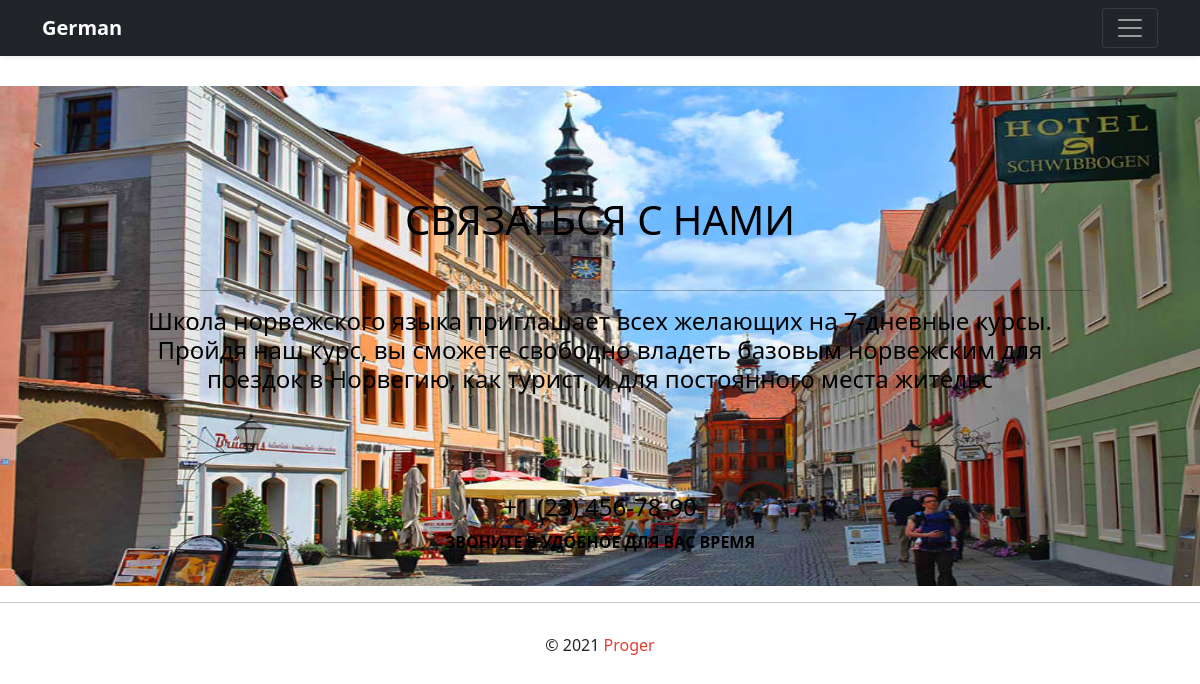
/contacts.php, run on the app's committed database.
### tables this page shows
CREATE TABLE `contacts` (
  `id` int(11) NOT NULL,
  `header_title` varchar(100) NOT NULL,
  `title` text NOT NULL,
  `phone` varchar(20) NOT NULL,
  `text` varchar(100) NOT NULL,
  `image` varchar(100) NOT NULL
);

### required/functions.php (called while the page is built, shortened)
<?php
require_once 'db.php';
function createRsArray($rs)
{
    $rsArray = array();
    while($row = mysqli_fetch_assoc($rs)){
        $rsArray[] = $row;
    }
    return $rsArray;
}
function getAllContacts()
{
    global $db;
    $sql = "SELECT * FROM `contacts`";
    $rs = mysqli_query($db, $sql);
    return createRsArray($rs);
}

### contacts.php (the view)
<?php include_once 'required/header.php'; ?>
<div class="main">
    <div class="container-fluid contact_text">
        <div class="row">
            <?php foreach ($getAllContacts as $item): ?>
            <div class="col-12">
                <h1 style="padding-bottom: 30px"><?=$item['header_title']?></h1> <hr>
                <h4><?=$item['title']?></h4>
            <h4 style="margin-top: 100px"><?=$item['phone']?></h4>
            <p><?=$item['text']?></p>
            </div>
            <?php endforeach; ?>
        </div>
    </div>
</div>
<?php include_once 'required/footer.php'; ?>

### css/style.css (style rules this page uses)
.contact_text { background: url(../images/germany2.jpg) 0 0/100% 100% no-repeat; width: 100%; height: 500px; text-align: center; font-weight: bold; color: rgb(0, 0, 0); margin-top: 30px; padding: 110px; }

### data on the page
contacts: header_title "СВЯЗАТЬСЯ С НАМИ", title "Школа норвежского языка приглашает всех желающих на 7-дневные курсы. Пройдя наш курс, вы сможете свободно владеть базовым норвежским для поездок в Норвегию, как турист, и для постоянного места жительс", phone "+1 (23) 456-78-90", text "ЗВОНИТЕ В УДОБНОЕ ДЛЯ ВАС ВРЕМЯ"
